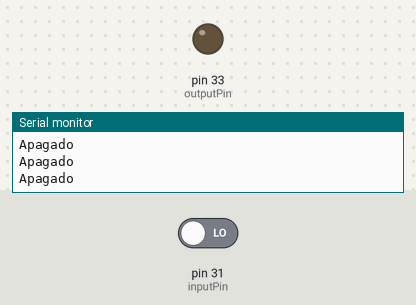
Bench run of a sketch on a simulated Arduino Mega 2560, built with avr-gcc and run on an emulated ATmega2560. Parts: output pins drawn as LEDs (lit = HIGH), the last lines printed to the serial monitor. The inputs (shaded band) are chosen by the test bench; at power-on: pin 31 (inputPin) LOW.

Above: at 1.3 s.
1.4 s: pin 31 (inputPin) driven HIGH
At 2.4 s:
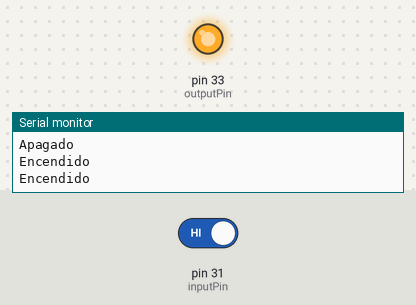
4.4 s: pin 31 (inputPin) driven LOW
Timing chart, 0 to 7.4 s (numbered marks = the images above; inputs shaded):
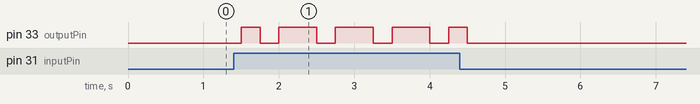

The sketch:

09_04_18_21_55_maclife_hola.ino
```cpp
int inputPin = 31;
int outputPin = 33;
int value = 0;

void setup() {
  Serial.begin(9600);
  pinMode(inputPin, INPUT);
  pinMode(outputPin, OUTPUT);

}

void loop() {
  value = digitalRead(inputPin);

  if (value == HIGH){
      digitalWrite(outputPin, HIGH);
      Serial.println("Encendido");
      delay(250);
      digitalWrite(outputPin, LOW);
      Serial.println("Apagado");
      delay(250);
      digitalWrite(outputPin, HIGH);
      Serial.println("Encendido");
      delay(250);
   }
   else{
      digitalWrite(outputPin, LOW);
      Serial.println("Apagado");
      delay(250);
   }
}
```

Measured:
- after the input at 1.4 s, pin 33 (outputPin): LOW → HIGH after 0.10 s, then repeats every 0.75 s: LOW 0.25 s, HIGH 0.50 s
